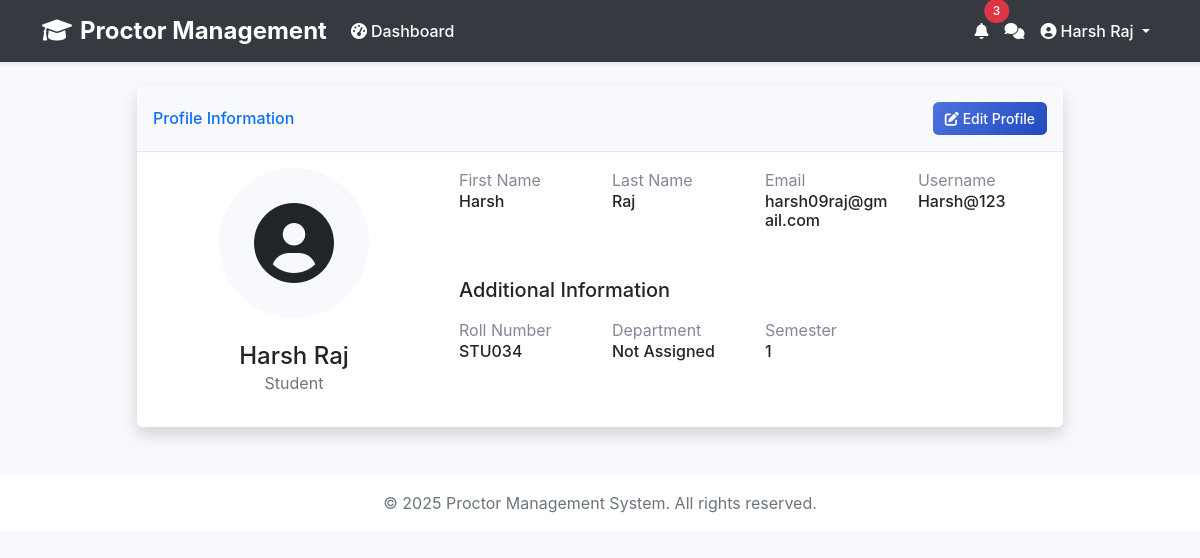
Page /accounts/profile/ (signed in) on the committed database.
### accounts/models.py (models this page shows, shortened)
class User(AbstractUser):
    ROLE_CHOICES = (
        ('student', 'Student'),
        ('teacher', 'Teacher'),
        ('admin', 'Admin'),
    )
    role = models.CharField(max_length=10, choices=ROLE_CHOICES, default='student')
    phone_number = models.CharField(max_length=15, blank=True, null=True)
    address = models.TextField(blank=True, null=True)
    is_email_verified = models.BooleanField(default=False)
    password_reset_token = models.CharField(max_length=32, null=True, blank=True)
    password_reset_expires = models.DateTimeField(null=True, blank=True)
    def get_profile(self):
        if self.role == 'student':
            return self.student
        elif self.role == 'teacher':
            return self.teacher
        return None

### student/models.py (models this page shows, shortened)
class Student(models.Model):
    user = models.OneToOneField(settings.AUTH_USER_MODEL, on_delete=models.CASCADE)
    roll_number = models.CharField(max_length=20, unique=True)
    department = models.CharField(max_length=100)
    semester = models.IntegerField()
    assigned_proctor = models.ForeignKey('proctor.Proctor', on_delete=models.SET_NULL, null=True, related_name='assigned_students')
    created_at = models.DateTimeField(auto_now_add=True, null=True, blank=True)
    updated_at = models.DateTimeField(auto_now=True)
    date_of_birth = models.DateField(null=True, blank=True)

### accounts/views.py (the view)
# urls.py: path('profile/', views.profile, name='profile'),
@login_required
def profile(request):
    user = request.user
    context = {
        'user': user,
        'profile': user.get_profile(),  # This will return either Student or Teacher profile
    }
    return render(request, 'accounts/profile.html', context)

### accounts/context_processors.py (called while the page is built)
def unread_notifications_count(request):
    if request.user.is_authenticated:
        count = Notification.objects.filter(user=request.user, is_read=False).count()
    else:
        count = 0
    return {'unread_notifications_count': count}

### accounts/templates/accounts/profile.html (shortened to what this page needs)
{% extends 'accounts/base.html' %}
{% block content %}
<div class="row justify-content-center">
    <div class="col-xl-10 col-lg-12 col-md-9">
        <div class="card shadow mb-4">
            <div class="card-header py-3 d-flex flex-row align-items-center justify-content-between">
                <h6 class="m-0 font-weight-bold text-primary">Profile Information</h6>
                <a href="{% url 'edit_profile' %}" class="btn btn-sm btn-primary">
                    <i class="fas fa-edit me-1"></i>Edit Profile
                </a>
            </div>
            <div class="card-body">
                <div class="row">
                    <div class="col-md-4 text-center">
                        <div class="profile-image mb-4">
                            <i class="fas fa-user-circle fa-5x text-gray-300"></i>
                        </div>
                        <h4 class="mb-0">{{ user.get_full_name }}</h4>
                        <p class="text-muted">{{ user.get_role_display }}</p>
                    </div>
                    <div class="col-md-8">
                        <div class="row">
                            <div class="col-sm-3">
                                <p class="mb-0 text-gray-600">First Name</p>
                                <h6 class="mb-4">{{ user.first_name }}</h6>
                            </div>
                            <div class="col-sm-3">
                                <p class="mb-0 text-gray-600">Last Name</p>
                                <h6 class="mb-4">{{ user.last_name }}</h6>
                            </div>
                            <div class="col-sm-3">
                                <p class="mb-0 text-gray-600">Email</p>
                                <h6 class="mb-4">{{ user.email }}</h6>
                            </div>
                            <div class="col-sm-3">
                                <p class="mb-0 text-gray-600">Username</p>
                                <h6 class="mb-4">{{ user.username }}</h6>
                            </div>
                        </div>
                        {% if profile %}
                            <div class="row mt-4">
                                <div class="col-12">
                                    <h5 class="mb-3">Additional Information</h5>
                                    {% if user.role == 'student' %}
                                        <div class="row">
                                            <div class="col-sm-3">
                                                <p class="mb-0 text-gray-600">Roll Number</p>
                                                <h6 class="mb-4">{{ profile.roll_number }}</h6>
                                            </div>
                                            <div class="col-sm-3">
                                                <p class="mb-0 text-gray-600">Department</p>
                                                <h6 class="mb-4">{{ profile.department }}</h6>
                                            </div>
                                            <div class="col-sm-3">
                                                <p class="mb-0 text-gray-600">Semester</p>
                                                <h6 class="mb-4">{{ profile.semester }}</h6>
                                            </div>
                                        </div>
                                    {% endif %}
                                </div>
                            </div>
                        {% endif %}
                    </div>
                </div>
            </div>
        </div>
    </div>
</div>
{% endblock %}

### accounts/templates/accounts/base.html (shortened to what this page needs)
<!DOCTYPE html>
<html lang="en">
<head>
    <link href="https://cdn.jsdelivr.net/npm/bootstrap@5.1.3/dist/css/bootstrap.min.css" rel="stylesheet">
    <link href="https://cdnjs.cloudflare.com/ajax/libs/font-awesome/6.0.0/css/all.min.css" rel="stylesheet">
</head>
<body>
    <nav class="navbar navbar-expand-lg navbar-dark">
        <div class="container">
            <a class="navbar-brand" href="{% url 'home' %}">
                <i class="fas fa-graduation-cap me-2"></i>Proctor Management
            </a>
            <div class="collapse navbar-collapse" id="navbarNav">
                <ul class="navbar-nav me-auto">
                    {% if user.is_authenticated %}
                        <li class="nav-item">
                            <a class="nav-link" href="{% url 'dashboard' %}">
                                <i class="fas fa-tachometer-alt me-1"></i>Dashboard
                            </a>
                        </li>
                    {% endif %}
                </ul>
                <ul class="navbar-nav">
                    {% if user.is_authenticated %}
                        <li class="nav-item">
                            <a class="nav-link position-relative" href="{% url 'notifications' %}">
                                <i class="fas fa-bell"></i>
                                {% if unread_notifications_count > 0 %}
                                    <span class="position-absolute top-0 start-100 translate-middle badge rounded-pill bg-danger">
                                        {{ unread_notifications_count }}
                                    </span>
                                {% endif %}
                            </a>
                        </li>
                        <li class="nav-item">
                            <a class="nav-link position-relative" href="{% if user.teacher %}{% url 'teacher_chat' %}{% elif user.student %}{% url 'student_chat' %}{% endif %}">
                                <i class="fas fa-comments"></i>
                            </a>
                        </li>
                        <li class="nav-item dropdown">
                            <a class="nav-link dropdown-toggle" href="#" id="navbarDropdown" role="button" data-bs-toggle="dropdown">
                                <i class="fas fa-user-circle me-1"></i>{{ user.get_full_name }}
                            </a>
                        </li>
                    {% endif %}
                </ul>
            </div>
        </div>
    </nav>
    <div class="container py-4">
        {% block content %}
        {% endblock %}
    </div>
    <footer class="footer mt-auto py-3 bg-white">
        <div class="container text-center">
            <span class="text-muted">© 2025 Proctor Management System. All rights reserved.</span>
        </div>
    </footer>
</body>
</html>

### accounts/templates/accounts/base.html (style rules this page uses)
:root { --primary-color: #4e73df; --secondary-color: #858796; --success-color: #1cc88a; --info-color: #36b9cc; --warning-color: #f6c23e; --danger-color: #e74a3b; }
body { font-family: 'Nunito', -apple-system, BlinkMacSystemFont, "Segoe UI", Roboto, "Helvetica Neue", Arial, sans-serif; background-color: #f8f9fc; }
.navbar { background-color: #343a40; box-shadow: 0 2px 4px rgba(0,0,0,.1); }
.navbar-brand { font-weight: 700; font-size: 1.5rem; color: white !important; }
.nav-link { font-weight: 500; padding: 0.5rem 1rem; transition: all 0.3s ease; color: white !important; }
.card { border: none; border-radius: 0.35rem; box-shadow: 0 0.15rem 1.75rem 0 rgba(58, 59, 69, 0.15); }
.card-header { background-color: #f8f9fc; border-bottom: 1px solid #e3e6f0; padding: 1rem; }
.btn { border-radius: 0.35rem; padding: 0.375rem 0.75rem; font-weight: 500; transition: all 0.3s ease; }
.btn-primary { background: linear-gradient(135deg, var(--primary-color) 0%, #224abe 100%); border: none; }
.badge { padding: 0.5em 0.75em; font-weight: 500; }

### accounts/templates/accounts/profile.html (style rules this page uses)
.profile-image { width: 150px; height: 150px; margin: 0 auto; display: flex; align-items: center; justify-content: center; background-color: #f8f9fc; border-radius: 50%; }
.text-gray-600 { color: #858796 !important; }

### rows in the picture
User: get_full_name "Harsh Raj", role "Student", first_name "Harsh", last_name "Raj", email "harsh09raj@gmail.com", username "Harsh@123"
Student: roll_number "STU034", department "Not Assigned", semester "1"

### other values in the picture
{{ unread_notifications_count }} "3"
